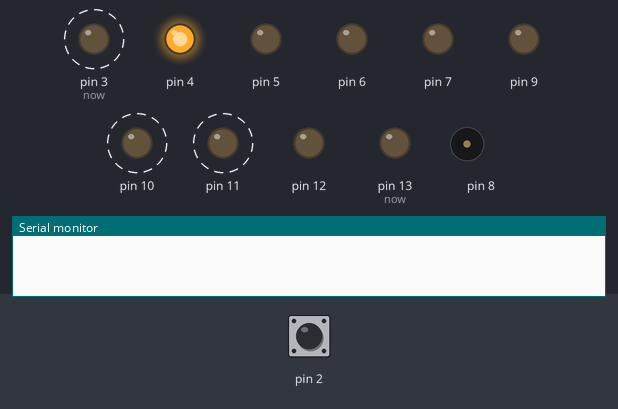
The sketch below on a simulated Arduino Uno, built with avr-gcc and run on an emulated ATmega328P. On the bench: output pins drawn as LEDs (lit = HIGH), buzzer (waves = sounding), the last lines printed to the serial monitor. Dashed ring = blinking. The test bench sets the inputs (shaded band); at power-on: pin 2 HIGH. Pins used as bus, display or sensor lines are not drawn.

Above: at 1.45 s.
1.5 s: pin 2 pulled LOW for 0.15 s
At 1.75 s:
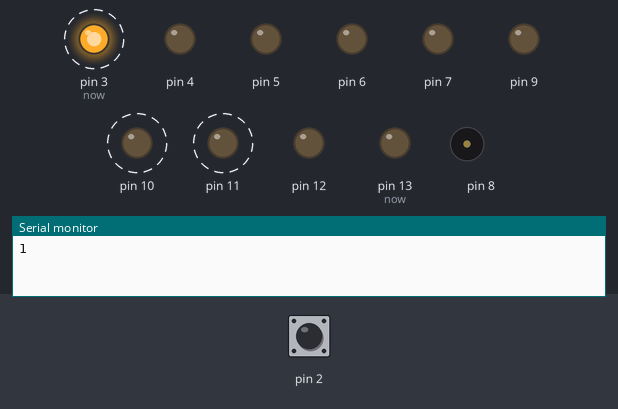
At 2.15 s:
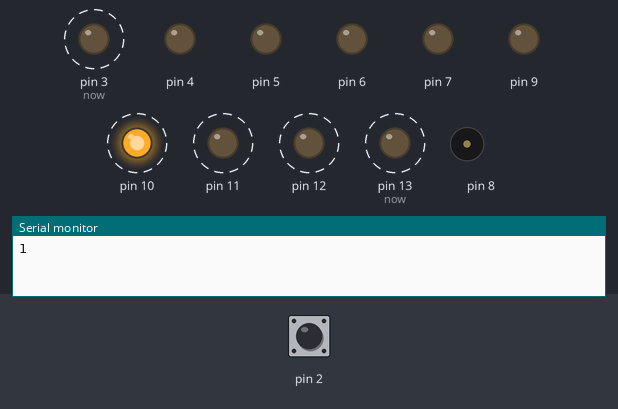
Timing chart, 0 to 10.5 s (numbered marks = the images above; inputs shaded):
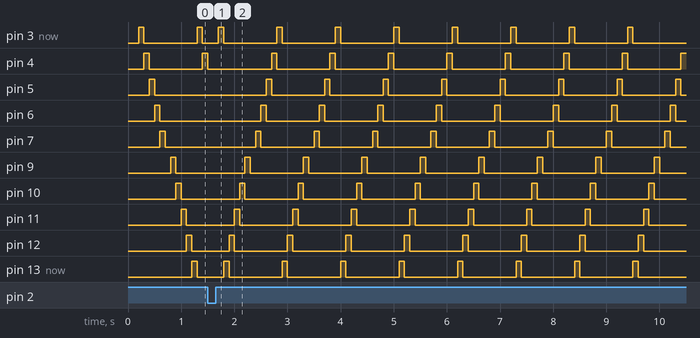

Measured:
- after the input at 1.5 s, tone on pin 8: silent → 784 Hz at once, → 523 Hz 0.10 s later, → silent 0.10 s later
- by itself, pin 3 (now), pin 5–7, pin 9–12, pin 13 (now): alternates HIGH for 0.10 s and LOW for 1.0 s
- by itself, pin 4: repeats every 1.1 s: HIGH 0.10 s, LOW 1.0 s

The sketch:

week06_4_arduino_rotate_Serial_myPort_available_read.ino
```cpp
// week06_4_arduino_rotate_Serial_myPort_available_read
// 修改自week06_2_arduino_button_change_mode_LED_flow
int mode = 0;
void setup() {
  Serial.begin(9600);
  pinMode(2, INPUT_PULLUP);
  for(int i=3; i<=13; i++){
    pinMode(i, OUTPUT);
  }
  tone(8, 523,100); delay(100); //Do
  tone(8, 754,100); delay(100); //Mi
}
int prev = HIGH,now = 13;
void loop() {
  if ( prev == HIGH && digitalRead(2) == LOW){
    if(mode==0){
      mode = 1;
      tone(8, 784, 100);delay(100);
      tone(8, 523, 100);delay(100);
    }
    prev = LOW;

    if (mode==1) Serial.write('1');
    if (mode==0) Serial.write('0');
  } else if( prev == LOW && digitalRead(2) == HIGH){
    prev = HIGH;
  }
  if(mode==0){
    now++;
    if(now>13) now = 3;
    digitalWrite(now,HIGH);
    delay(100);
    digitalWrite(now,LOW);
  } else{
    now--;
    if(now<3) now = 13;
    digitalWrite(now,HIGH);
    delay(100);
    digitalWrite(now,LOW);
  }
}
```
